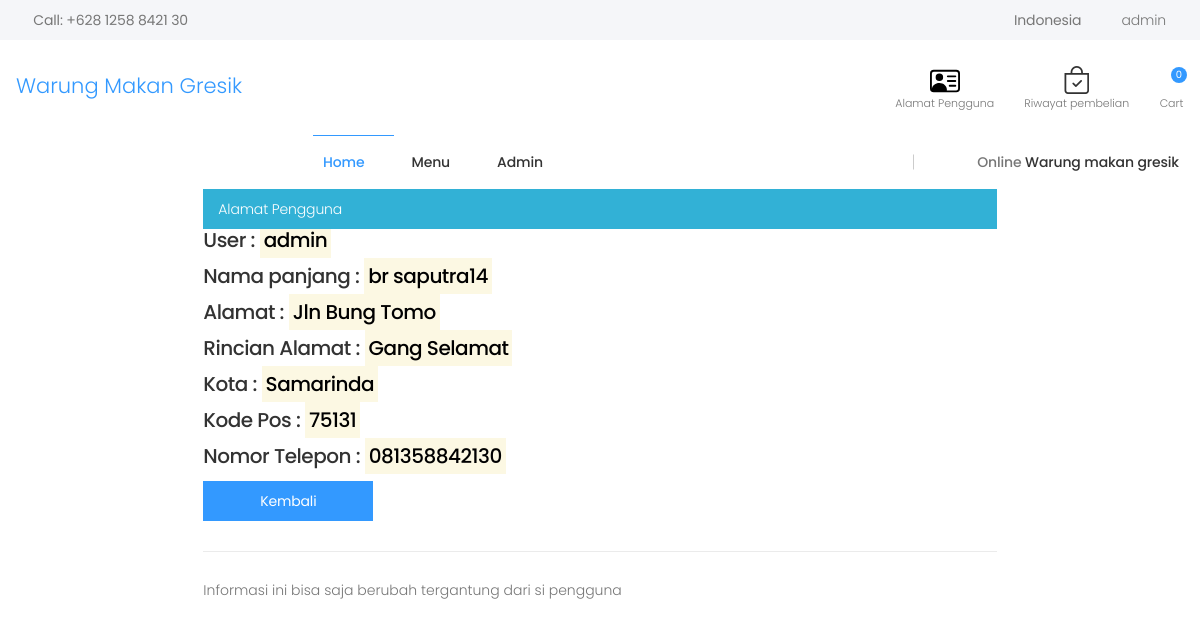
Screenshot of /detail_alamat/1 (signed in) with the database file from the repository.
### order/models.py (models this page shows, shortened)
class Order(models.Model):
    PAYMENT_METHOD = (
        ('Cash on delivery', 'Cash on Delivery'),
        ('Dana "fake payment" ', 'Dana "fake payment" '),
    )
    code = models.CharField(max_length=100,blank=True,null=True)
    user = models.ForeignKey(User, on_delete = models.CASCADE)
    orderitems = models.ManyToManyField(Cart,related_name = 'cartt')
    catatan = models.TextField(blank=True,null=True)
    total_harga = models.CharField(max_length=100,blank=True,null=True)
    ordered = models.BooleanField(default=False)
    status = models.IntegerField(choices=status,default="1")
    created = models.DateTimeField(auto_now_add=True)
    paymentid = models.CharField(max_length=255,blank=True,null=True)
    orderid = models.CharField(max_length=255,blank=True,null=True)
    payment_method = models.CharField(max_length=30,choices=PAYMENT_METHOD,default="Cash on delivery",verbose_name="Metode pembayaran")
    def get_totals(self):
        total = 0
        return total

### payment/models.py (models this page shows, shortened)
class Billingaddress(models.Model):
    user = models.ForeignKey(User, on_delete=models.CASCADE)
    first_name = models.CharField(max_length=20, blank=True,null=True)
    last_name = models.CharField(max_length=20, blank=True,null=True)
    address1 = models.TextField(max_length=100,verbose_name="Alamat")
    address2 = models.TextField(verbose_name="Rincian Alamat")
    city = models.CharField(max_length=100, blank=True,null=True, verbose_name="Kota")
    zipcode = models.CharField(max_length=15, blank=True,null=True, verbose_name='Kode pos')
    phone_number = models.CharField(max_length=16,blank=True,null=True,verbose_name="Nomor Telepon")

### store/views.py (the view)
# urls.py: path('detail_alamat/<int:id>', views.detail_alamat, name="detail_alamat"),
@user_passes_test(operator,login_url='home')
def detail_alamat (request,id):
    alamat = Billingaddress.objects.get(pk=id)
    context = {
        'al':alamat
    }
    return render(request, 'alamat/detail_alamat.html',context)

### control_page/templatetags/auth_extras.py (called while the page is built)
@register.filter(name='has_group')
def has_group(user, group_name):
    group = Group.objects.get(name=group_name)
    return True if group in user.groups.all() else False

### order/templatetags/cart_product.py (called while the page is built)
@register.filter
def cart_view(user):
    cart = Cart.objects.filter(user=user, purchased=False)
    if cart.exists():
        return cart
    else:
        return cart

@register.filter
def cart_total(user):
    order = Order.objects.filter(user=user, ordered=False)
    if order.exists():
        return order[0].get_totals()
    else:
        return 0

@register.filter
def cart_count(user):
    order = Order.objects.filter(user=user, ordered=False)
    if order.exists():
        return order[0].orderitems.count()
    else:
        return 0

### store/templatetags/category.py (called while the page is built)
@register.filter
def category(user):
    if user.is_authenticated:
        cat = Category.objects.filter(parent=None)
        return cat

### store/views.py (called while the page is built)
def operator(user):
    return user.groups.filter(name='operator').exists()

### store/templates/alamat/detail_alamat.html (shortened to what this page needs)
{% extends 'base.html' %} {% block content %} {% load category %} {% load cart_product %} {% load auth_extras %} {% load static %}
<div class="dropdown cart-dropdown">
  <a href="#" class="dropdown-toggle" role="button" data-toggle="dropdown" aria-haspopup="true" aria-expanded="false" data-display="static">
    <div class="icon">
      {% if request.user.is_authenticated %}
      <span class="cart-count">{{request.user|cart_count}}</span>
      {% else %}
      <span class="cart-count">0</span>
      {% endif %}
    </div>
    <p>Cart</p>
  </a>
</div>
</div>
</div>
</div>
<div class="header-bottom sticky-header">
<div class="container">
<div class="header-left">
</div>
<div class="header-center">
<nav class="main-nav">
  <ul class="menu sf-arrows">
    <li class="megamenu-container active">
      <a href="{% url 'home'%}" class="sf-with-ul">Home</a>
    </li>
    <li>
      <a href="#" class="sf-with-ul">Menu</a>
      <ul>
          {% for cat in request.user|category %}
          {% if not cat.childern.all %}
        <li class="item-lead"><a href="/{{cat.name}}">{{cat.name}}</a></li>
        {% else %}
          </ul>
      </li>
        {% endif %}
        {% endfor %}
{% if request.user|has_group:"operator" %}
    <li>
      <a href="{% url 'cpage' %}" class="sf-with-ul">Admin</a>
    </li>
{% endif %}
</nav>
</div>
<div class="header-right">
<p>Online<span class="highlight">&nbsp;Warung makan gresik</span></p>
</div>
</div>
</div>
</header>
<div class="row">
  <div class="col-sm-8 offset-2">
    <h2 class="alert alert-info">Alamat Pengguna</h2>
    <h5>User : <mark>{{al.user}}</mark></h5>
    <h5>Nama panjang : <mark>{{al.first_name}} {{al.last_name}}</mark></h5>
    <h5>Alamat : <mark>{{al.address1}}</mark></h5>
    <h5>Rincian Alamat : <mark>{{al.address2}}</mark></h5>
    <h5>Kota : <mark>{{al.city}}</mark></h5>
    <h5>Kode Pos : <mark>{{al.zipcode}}</mark></h5>
    <h5>Nomor Telepon : <mark>{{al.phone_number}}</mark></h5>
    <a href="{% url 'view_pembelian' %}" class="btn btn-primary">Kembali </a>
    <hr>
    <p> Informasi ini bisa saja berubah tergantung dari si pengguna </p>
  </div>
</div>
{% endblock content %}

### store/templates/base.html (shortened to what this page needs)
{% load static %}  {% load category %} {% load cart_product %} {% load auth_extras %}
<html lang="en">
  <head>
    <link rel="stylesheet" href="https://cdn.jsdelivr.net/npm/bootstrap-icons@1.10.2/font/bootstrap-icons.css">
    <link rel="stylesheet" href="{% static 'css/iziToast.css' %}">
<link rel="stylesheet" href="{% static 'css/iziToast.min.css' %}">
    <link rel="stylesheet" href="{% static 'store/assets/css/bootstrap.min.css' %}" />
    <link rel="stylesheet" href="{% static 'store/assets/css/plugins/owl-carousel/owl.carousel.css' %}" />
    <link rel="stylesheet" href="{% static 'store/assets/css/plugins/magnific-popup/magnific-popup.css' %}" />
    <link rel="stylesheet" href="{% static 'store/assets/css/plugins/jquery.countdown.css' %}" />
    <link rel="stylesheet" href="{% static 'store/assets/css/style.css' %}" />
    <link rel="stylesheet" href="{% static 'store/assets/css/skins/skin-demo-4.css' %}" />
    <link rel="stylesheet" href="{% static 'store/assets/css/demos/demo-4.css' %}" />
  </head>
  <body>
    <div class="page-wrapper">
      <header class="header header-intro-clearance header-4">
        <div class="header-top">
          <div class="container">
            <div class="header-left">
              <a href="tel:#"><i class="icon-phone"></i>Call: +628 1258 8421 30</a>
            </div>
            <div class="header-right">
              <ul class="top-menu">
                <li>
                  <ul>
                    <li><a href="#" data-toggle="modal">Indonesia</a></li>
                    <li>
                      {% if request.user.is_authenticated %}
                      <div class="header-dropdown">
                        <a href="#">{{user}}</a>
                        {% endif %}
                      </div>
                    </li>
                  </ul>
                </li>
              </ul>
            </div>
          </div>
        </div>
        <div class="header-middle">
          <div class="container">
            <div class="header-left">
              <a href="{% url 'home' %}" class="logo" style="font-size:21px">
                Warung Makan Gresik
              </a>
            </div>
            <div class="header-right">
  {% if request.user|has_group:"operator" %}
              <div class="wishlist">
                <a href="{% url 'view_pembelian' %}" title="alamat pengguna" >
                  <div class="icon">
                  </div>
                  <p>Alamat Pengguna</p>
                </a>
              </div>
  {% endif %}
  {% if request.user|has_group:"kurir"%}
              <div class="wishlist">
                <a href="{% url 'view_pembelian2' %}" title="alamat pengguna" >
                  <div class="icon">
                    <svg xmlns="http://www.w3.org/2000/svg" width="30" height="30" fill="black" class="bi bi-person-vcard" viewBox="0 0 16 16">
                      <path d="M5 8a2 2 0 1 0 0-4 2 2 0 0 0 0 4Zm4-2.5a.5.5 0 0 1 .5-.5h4a.5.5 0 0 1 0 1h-4a.5.5 0 0 1-.5-.5ZM9 8a.5.5 0 0 1 .5-.5h4a.5.5 0 0 1 0 1h-4A.5.5 0 0 1 9 8Zm1 2.5a.5.5 0 0 1 .5-.5h3a.5.5 0 0 1 0 1h-3a.5.5 0 0 1-.5-.5Z"/>
                      <path d="M2 2a2 2 0 0 0-2 2v8a2 2 0 0 0 2 2h12a2 2 0 0 0 2-2V4a2 2 0 0 0-2-2H2ZM1 4a1 1 0 0 1 1-1h12a1 1 0 0 1 1 1v8a1 1 0 0 1-1 1H8.96c.026-.163.04-.33.04-.5C9 10.567 7.21 9 5 9c-2.086 0-3.8 1.398-3.984 3.181A1.006 1.006 0 0 1 1 12V4Z"/>
                    </svg>
                  </div>
                  <p>Alamat Pengguna</p>
                </a>
              </div>
              <div class="wishlist">
                <a href="{% url 'pembelian' %}" title="riwayat pembelian" >
                  <div class="icon">
                    <i class="bi bi-bag-check"></i>
                  </div>
                  <p>Riwayat pembelian</p>
                </a>
              </div>
  {% else %}
              <div class="wishlist">
                <a href="{% url 'pembelian' %}" title="riwayat pembelian" >
                  <div class="icon">
                    <i class="bi bi-bag-check"></i>
                  </div>
                  <p>Riwayat pembelian</p>
                </a>
              </div>
{% endif %}
  {% block content %}{% endblock content %}
  {% block js %}
 </body>
</html>{% endblock js %}

### static/store/assets/css/skins/skin-demo-4.css (style rules this page uses)
a { color:#39f }
.btn-primary { color:#fff;background-color:#39f;border-color:#39f;box-shadow:none }
.cart-dropdown .cart-count { background-color:#39f }
.menu li:hover>a,.menu li.show>a,.menu li.active>a { color:#39f }
.header-bottom .menu>li>a:before { background-color:#39f }

### rows the page displays
Billingaddress: user "admin", first_name "br", last_name "saputra14", address1 "Jln Bung Tomo", address2 "Gang Selamat", city "Samarinda", zipcode "75131", phone_number "081358842130"

### other values shown
{{ user }} "admin"
{{ request.user|cart_count }} "0"
